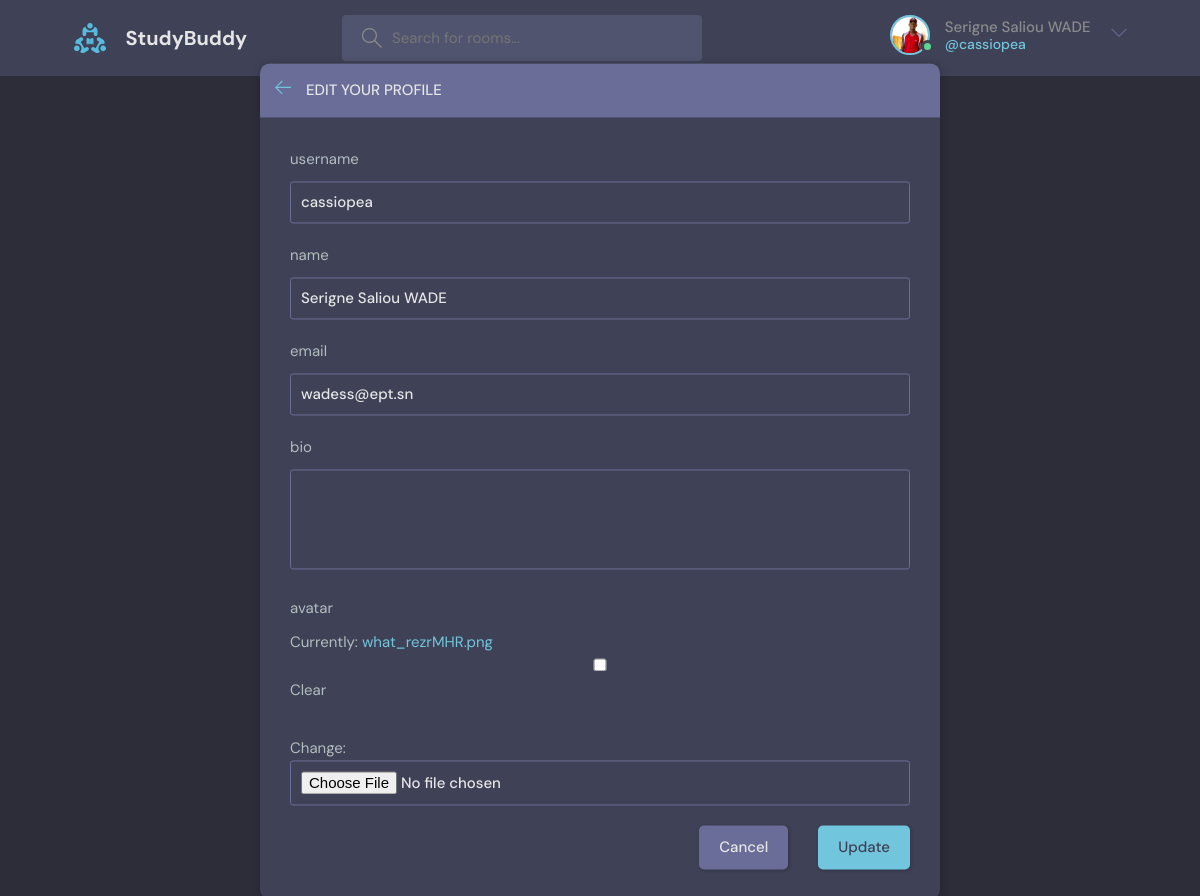
Page /update_user/ (signed in) on the earlier database version.
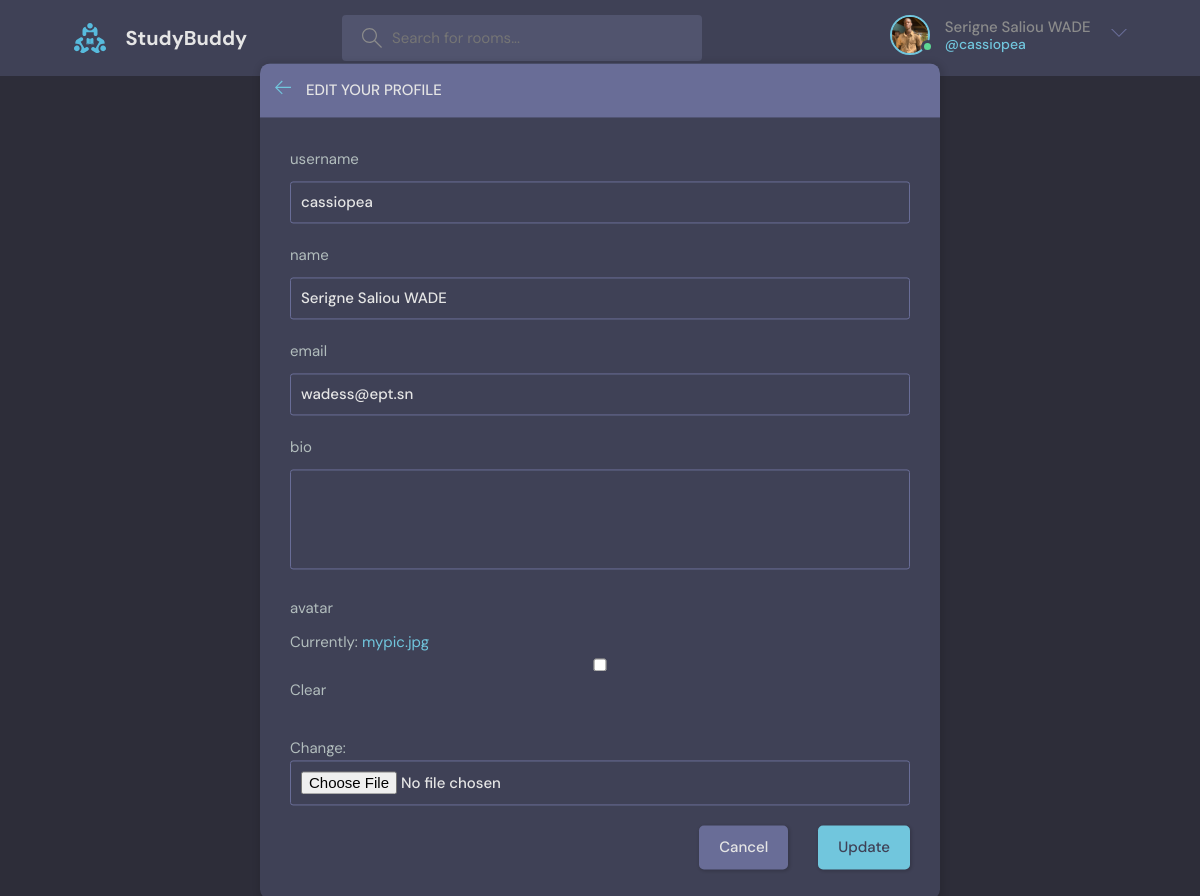
Same page on the later database version.
### base/models.py (models this page shows)
class User ( AbstractUser ) :
    name = models.CharField ( max_length = 200 , null = True, blank = True )
    email = models.EmailField ( unique = True , null = True , blank = False )
    bio = models.TextField ( blank = True , null = True )
    avatar = models.ImageField ( null = True , blank = True , default = "avatar.svg" )
    USERNAME_FIELD = "email"
    REQUIRED_FIELDS = [ ]

### base/views.py (the view)
@login_required ( login_url = "login" )
def update_user ( request   ) :
    user = request.user
    user_form = UserForm ( instance = user )
    if request.method == "POST" :
        user_form = UserForm ( request.POST , request.FILES , instance = user )
        if user_form.is_valid () :
            user.username = user_form.cleaned_data ["username"].lower()
            user_form.save ()
            return redirect ( "user_profile" ,  user.id )
    context = { "user_form" : user_form }
    return render ( request , 'base/update_user.html' , context )

### base/forms.py
class UserForm ( ModelForm ) :
    class Meta :
        model = User
        fields = [ "username" , "name" , "email" , "bio" , "avatar" ]

### base/templates/base/update_user.html (shortened to what this page needs)
{% extends 'main.html' %}
{% block body %}
    <main class="update-account layout">
        <div class="container">
            <div class="layout__box">
                <div class="layout__boxHeader">
                    <div class="layout__boxTitle">
                        <a href="profile.html">
                            <svg version="1.1" xmlns="http://www.w3.org/2000/svg" width="32" height="32"
                                viewBox="0 0 32 32">
                                <title>Go Back</title>
                                <path
                                    d="M13.723 2.286l-13.723 13.714 13.719 13.714 1.616-1.611-10.96-10.96h27.625v-2.286h-27.625l10.965-10.965-1.616-1.607z">
                                </path>
                            </svg>
                        </a>
                        <h3>Edit your profile</h3>
                    </div>
                </div>
                <div class="layout__body">
                    <form class="form" action="" method="POST" enctype="multipart/form-data">
                        {% for field in user_form %}
                        <div class="form__group">
                            <label for="profile_pic">{{ field.name }}</label>
                            {{ field }}
                        </div>
                        {% endfor %}
                        <div class="form__action">
                            <a class="btn btn--dark" href="{{ request.META.HTTP_REFERER }}">Cancel</a>
                            <button class="btn btn--main" type="submit">Update</button>
                        </div>
                    </form>
                </div>
            </div>
        </div>
    </main>
{% endblock body %}

### templates/navbar.html (shortened to what this page needs)
{% load static %}
<header class="header header--loggedIn">
    <div class="container">
    <a href="{% url 'home' %}" class="header__logo">
        <img src="{% static 'images/logo.svg' %}" />
        <h1>StudyBuddy</h1>
    </a>
    <form class="header__search" method="GET" action="{% url 'home' %}">
        <label>
        <input
            type="text"
            name="query"
            placeholder="Search for rooms..."
        />
        </label>
    </form>
    <nav class="header__menu">
        {% if request.user.is_authenticated %}
            <div class="header__user">
                <a href="{% url 'user_profile' request.user.id %}">
                    <div class="avatar avatar--medium active">
                        <img src="{{ request.user.avatar.url }}" />
                    </div>
                    <p> {{ request.user.name }} <span>@{{ request.user.username }}</span></p>
                </a>
                <button class="dropdown-button">
                    <svg version="1.1" xmlns="http://www.w3.org/2000/svg" width="32" height="32" viewBox="0 0 32 32">
                    <title>chevron-down</title>
                    <path d="M16 21l-13-13h-3l16 16 16-16h-3l-13 13z"></path>
                    </svg>
                </button>
            </div>
        {% else %}
            <a href="{% url 'login' %}">
                <img src="{% static 'images/avatar.svg' %}" />
                <p>Login</p>
            </a>
        {% endif %}
    </nav>
    </div>
</header>

Differences in the rows shown:
changed User "Serigne Saliou WADE": user.avatar: a different picture
Other differences:
text no longer shown: "Currently: what_rezrMHR.png Clear Change:"
text now shown: "Currently: mypic.jpg Clear Change:"
